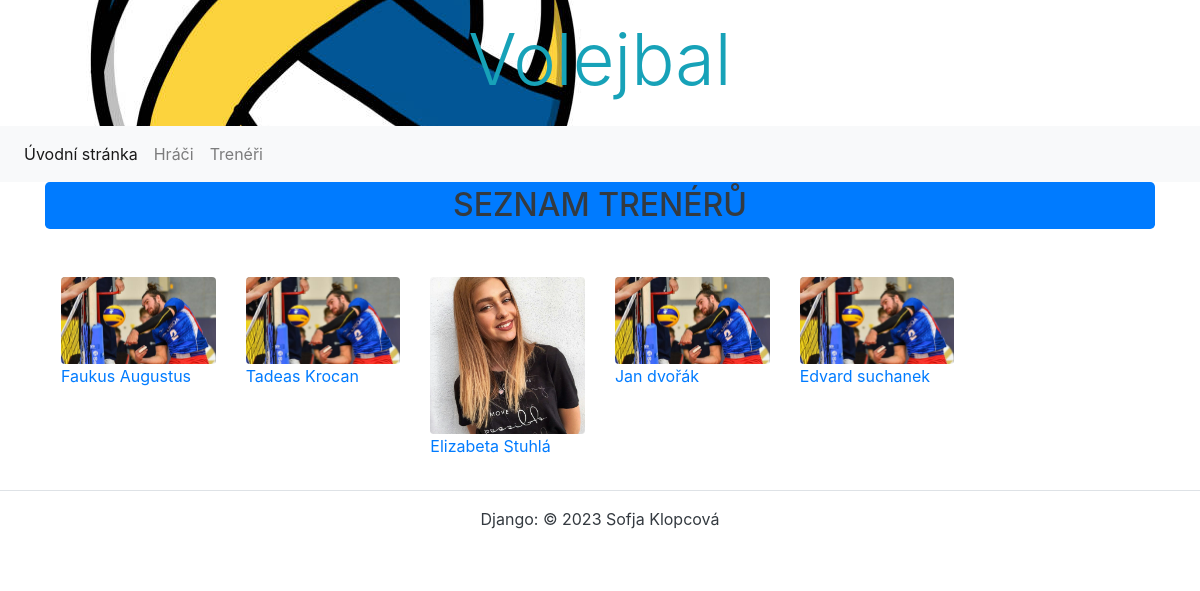
/myapp/treneri/, run on the app's committed database.
### myapp/models.py (models this page shows, shortened)
class Trener(models.Model):
    jmeno = models.CharField(max_length=80, verbose_name='Jméno trener', help_text='Zadejte jméno trenera',
                             error_messages={'blank': 'Jméno trenera musí být vyplněno'})
    prijmeni = models.CharField(max_length=50, verbose_name='Příjmení trenera', help_text='Zadejte příjmení trenera',
                                error_messages={'blank': 'Příjmení trenera musí být vyplněno'})
    narozeni = models.DateField(blank=True, null=True, verbose_name='Datum narození')
    fotografie = models.ImageField(upload_to='hraci', verbose_name='Fotografie')
    class Meta:
        ordering = ['prijmeni', 'jmeno']
        verbose_name = 'Trener'
        verbose_name_plural = 'Treneri'

### myapp/views.py (the view)
# urls.py: path('treneri/', views.TreneriListView.as_view(), name='treneri_list'),
class TreneriListView(ListView):
 model = Trener
 context_object_name = 'treneri'
 template_name = 'trener/treneri_list.html'

### myapp/templates/trener/treneri_list.html (shortened to what this page needs)
{% extends 'base.html' %}
{% block content %}
    <h2 class="bg-primary text-dark text-center jumbotron text-uppercase p-1" >seznam trenérů</h2>
    <div class="row bg-muted p-3">
    {% for trener in treneri %}
        <div class="col-lg-2 col-md-3">
            <img src="{{ trener.fotografie.url }}"
                 class="img-fluid rounded"
                 alt="{{ trener.jmeno }} {{ trener.prijmeni }}">
            <p><a href="{% url 'trener_detail' trener.id %}">{{ trener.jmeno }} {{ trener.prijmeni }}</a></p>
        </div>
    {% endfor %}
    </div>
{% endblock %}

### myapp/templates/base.html (shortened to what this page needs)
<!DOCTYPE html>
<html lang="cs">
<head>
    {% load static %}
    <link rel="stylesheet" href="{% static 'bootstrap/bootstrap.min.css' %}">
    <link rel="stylesheet" href="{% static 'css/styles.css' %}">
</head>
<body>
    {% include 'page/header.html' %}
    {% include 'page/navbar.html' %}
    <main class="container">
    {% block content %}{% endblock %}
    </main>
     {% include 'page/footer.html' %}
</body>
</html>

### myapp/templates/page/header.html
<header class="bg-white p-3 text-center">
    <h1 class="display-3 text-info">Volejbal</h1>
</header>

### myapp/templates/page/navbar.html (shortened to what this page needs)
{% load static %}
<nav class="navbar navbar-expand-sm navbar-light bg-light">
    <div class="collapse navbar-collapse" id="collapsibleNavId">
        <ul class="navbar-nav mr-auto mt-2 mt-lg-0">
            <li class="nav-item active">
                <a class="nav-link" href="{% url 'index' %}">Úvodní stránka <span class="sr-only">(current)</span></a>
            </li>
            <li class="nav-item">
                <a class="nav-link" href="{% url 'hraci_list' %}">Hráči</a>
            </li>
            <li class="nav-item">
                <a class="nav-link" href="{% url 'treneri_list' %}">Trenéři</a>
            </li>
        </ul>
    </div>
</nav>

### myapp/templates/page/footer.html
<footer class="container-fluid p-3 border-top">
    <p class="text-center text-dark">Django: &copy; 2023 Sofja Klopcová</p>
</footer>

### myapp/static/css/styles.css (style rules this page uses)
header { background-image: url('../img/logo-mic.jpg'); background-repeat: no-repeat; background-position: left 30px center; }

### data on the page
Trener: fotografie (picture), jmeno "Faukus", prijmeni "Augustus"
Trener: fotografie (picture), jmeno "Tadeas", prijmeni "Krocan"
Trener: fotografie (picture), jmeno "Elizabeta", prijmeni "Stuhlá"
Trener: fotografie (picture), jmeno "Jan", prijmeni "dvořák"
Trener: fotografie (picture), jmeno "Edvard", prijmeni "suchanek"
